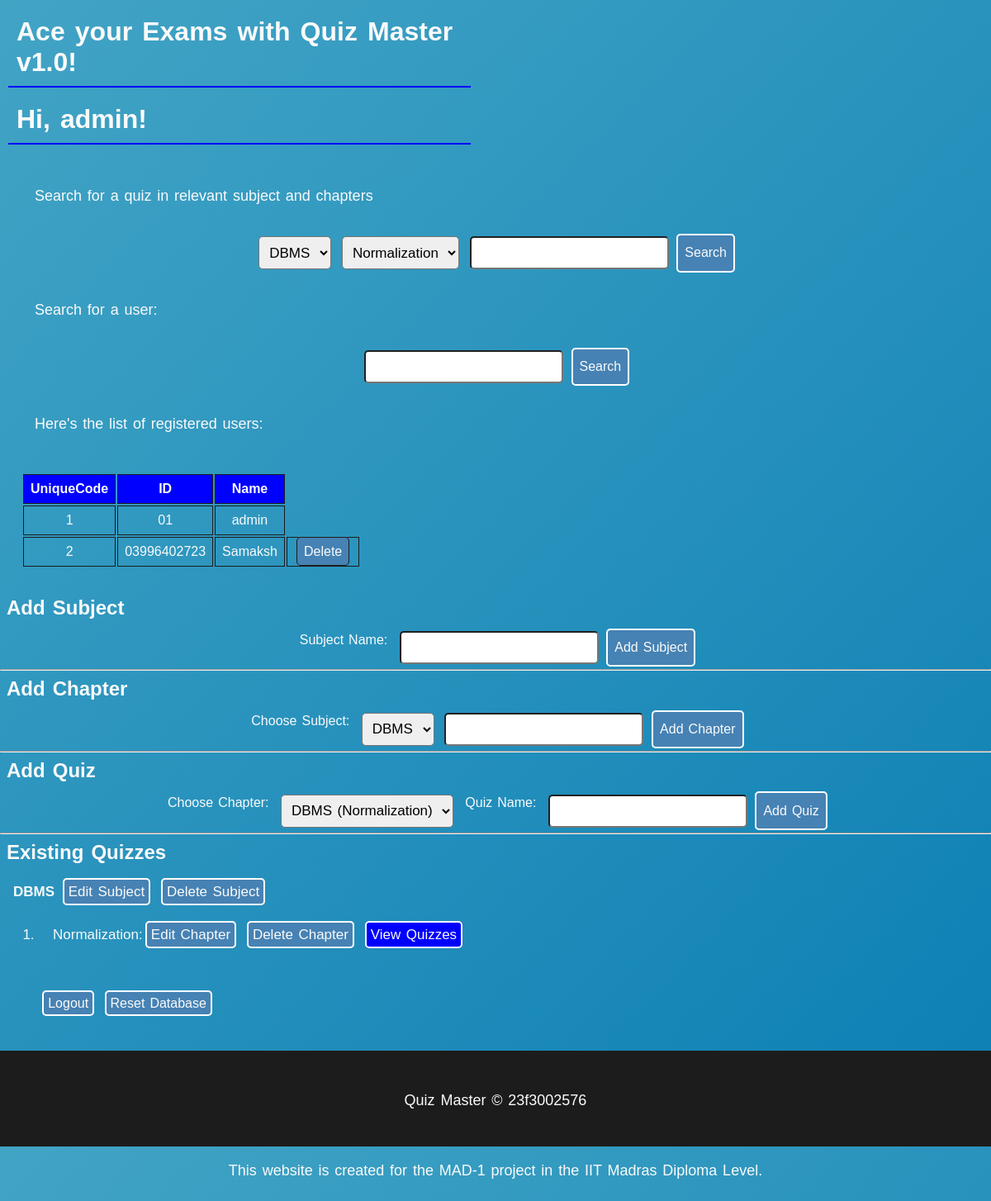
The app's page /authorize/admin_dash (signed in) with its own data.
### database/db.py (models this page shows, shortened)
class User(db.Model, UserMixin):
    __tablename__ = 'users'
    userid = db.Column(db.Integer,primary_key = True, autoincrement = True)
    enrollid= db.Column(db.String(10), unique = True)
    naam = db.Column(db.String(45))
    pwd = db.Column(db.String(20))
    isadmin = db.Column(db.Boolean, default = False)
    scores = db.relationship('Score', back_populates='user', cascade= "all,delete-orphan", lazy=True)

class Subject(db.Model):
    __tablename__ = 'subjects'
    subjectid = db.Column(db.Integer, primary_key=True, autoincrement=True)
    naam = db.Column(db.String(100))
    chapters = db.relationship('Chapter', cascade="all, delete-orphan", back_populates='subject')

class Chapter(db.Model):
    __tablename__ = 'chapters'
    chapterid = db.Column(db.Integer, primary_key=True, autoincrement=True)
    subject  = db.relationship('Subject', back_populates='chapters')
    quizzes = db.relationship('Quiz', back_populates='chapter', cascade="all, delete-orphan")
    naam = db.Column(db.String(100))
    subjectid = db.Column(db.Integer, db.ForeignKey('subjects.subjectid', ondelete="CASCADE"))

### database/authorize.py (the view)
@authorize.route('/admin_dash', methods = [ 'GET', 'POST'])
@login_required
def admin_dash():
    s = Subject.query.all()
    c = Chapter.query.all()
    q = Quiz.query.all()
    u = User.query.all()
    return render_template('admin_dash.html',users = u,subjects=s, chapters=c, quizzes=q, user = current_user)

### app.py (called while the page is built)
@login_manager.user_loader
def load_user(user_id):
    return User.query.get(int(user_id)) # id is pkey of user

### templates/admin_dash.html (shortened to what this page needs)
{%extends 'landing_page.html'%}
{%block content%}
<h1> Hi, {{user.naam}}! </h1>
<div class = "user_table">
<p> Search for a quiz in relevant subject and chapters</p>
<form method="GET" action="{{url_for('process.dhoondo_quiz')}}">
    <select name="s_id" required>
        {% for subject in subjects %}
            <option value = "{{subject.subjectid}}" required>{{ subject.naam }}</option>
        {% endfor %}
    </select>
    <select name="c_id" required>
        {% for chapter in chapters %}
            <option value = '{{chapter.chapterid}}' required> {{ chapter.naam }}</option>
        {% endfor %}
    </select>
    <input type="text" name="ise" value="{{ ise }}">
    <button type="submit">Search</button>
</form>
<p> Search for a user:</p>
<form action= "{{url_for('process.dhoondo_user')}}">
    <input type = "text" name = "u_name">
    <button type="submit">Search</button>
</form>
<p> Here's the list of registered users:</p>
<table>
    <tr>
        <th>UniqueCode</th>
        <th> ID</th>
        <th> Name</th>
    </tr>
    {% for user in users %}
        <tr>
            <td>{{user.userid}}</td>
            <td>{{user.enrollid}}</td>
            <td>{{user.naam}}</td>
            {%if user.naam!='admin'%}
            <td><a href = "{{url_for('process.delete_user', uid = user.userid)}}">Delete</a></td>
            {%endif%}
        </tr>
        {% endfor %}
</table>
</div>
<div class="addstuff" style="color:#1C1C1C;">
    <h2>Add Subject</h2>
    <form action="{{ url_for('process.add_subject') }}" method="POST">
        <label>Subject Name:</label>
        <input type="text" name="s_name" required>
        <button type="submit">Add Subject</button>
    </form>
    <hr>
    <h2>Add Chapter</h2>
    <form action="{{ url_for('process.add_chapter') }}" method="POST">
        <label>Choose Subject: </label>
        <select name = 's_id' required>
        {%for s in subjects%}
            <option value = "{{s.subjectid}}">{{s.naam}}</option>
        {%endfor%}
        </select>
            <input type="text" name="c_name">
        <button type="submit">Add Chapter</button>
    </form>
    <hr>
<h2>Add Quiz</h2>
<form action="{{ url_for('process.add_quiz') }}" method="POST">
    <label>  Choose Chapter:</label>
    <select name = 'c_id' required>
        {%for c in chapters%}
        <option value ='{{c.chapterid}}'> {{c.subject.naam}} ({{c.naam}}) </option>
    {%endfor%}
    </select>
    <label>Quiz Name:</label>
    <input type="text" name="q_name">
    <button type="submit">Add Quiz</button>
</form>
<hr>
<h2>Existing Quizzes</h2>
<ul>
    {% for s in subjects%}
        <li><b>{{s.naam}}</b> <a href = "{{url_for('process.edit_subject', s_id = s.subjectid)}}">Edit Subject</a> <a href = "{{url_for('process.pop_subject', s_id = s.subjectid)}}" onclick = "return confirm('Are you sure?');">Delete Subject</a></li>
            <ol start = '1' style= "margin-left:3rem">
            {%for c in chapters %}
                {%if c.subjectid == s.subjectid%}
                    <li>{{c.naam}}:<a  href = "{{url_for('process.edit_chapter', c_id = c.chapterid)}}" >Edit Chapter</a> <a href = "{{url_for('process.pop_chapter', c_id = c.chapterid)}}">Delete Chapter</a>
                        <a href = "{{url_for('process.view_quizzes', c_id = c.chapterid)}}" style= "background:blue;"> View Quizzes</a>
                    </li>
                {%endif%}
            {%endfor%}
            </ol>
    {%endfor%}
</ul>
</div>
<div class = "margin">
<a href = "{{url_for('authorize.logout' )}}"> Logout</a>
<a onclick = "return confirm('Are you sure?')" href = "{{url_for('reset')}}"> Reset Database </a>
</div>
{%endblock%}

### static/mystyles.css (style rules this page uses)
* { margin: 0px; padding: 0px; font-family: 'helvetica'; color:#fafafa; word-spacing: 0.1em; }
p { font-size: 18px; padding:1rem; }
li { font-size: 17px; padding:1rem; }
body { background:linear-gradient(135deg, rgb(66, 164, 197), #0c7fb4); }
h1 { width: 45vw; border-bottom:2px solid blue ; margin: 10px; }
h1,p { padding:10px; transition: 250ms ease; }
h2 { padding:0.5rem; transition: 240ms; }
form { display: flex; justify-content: center; color:#1C1C1C; }
input { color:black; outline:none; border-radius:5px; }
a { text-decoration: none; margin-top: 20px; padding:5px; background-color: steelblue; border-radius: 5px; border: 2px solid #fff; }
button { font-size: 16px; text-decoration: none; margin-top: 20px; padding:5px; background-color: steelblue; border-radius: 5px; border: 2px solid #fff; cursor: pointer; }
option { color:#1C1C1C; }
.user_table { margin: 10px; padding: 10px; margin: auto; }
.user_table>table { padding: 1em; }
.user_table>table th { background:blue; }
.user_table>table * { padding: 0.5em; border: 1px solid #1C1C1C; text-align: center; }

### templates/admin_dash.html (style rules this page uses)
p { font-size:18px; padding:2rem; }
input,select { color:black; border-radius:5px; outline: none; font-size:17px; margin:0.4rem; }
form * { padding:0.5rem; }
.margin { margin:3rem; }
a,button { margin:0.2rem; }

### records on screen
User: naam "admin", userid "1", enrollid "01"
User: userid "2", enrollid "03996402723", naam "Samaksh"
Subject: naam "DBMS"
Chapter: naam "Normalization"

### other values on screen
form field s_id "DBMS"
form field c_id "Normalization"
form field c_id "DBMS (Normalization)"
